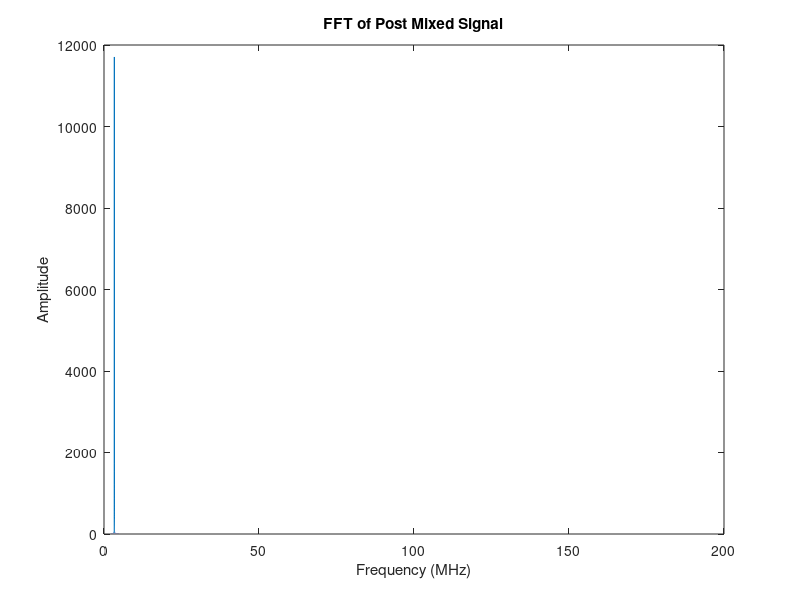
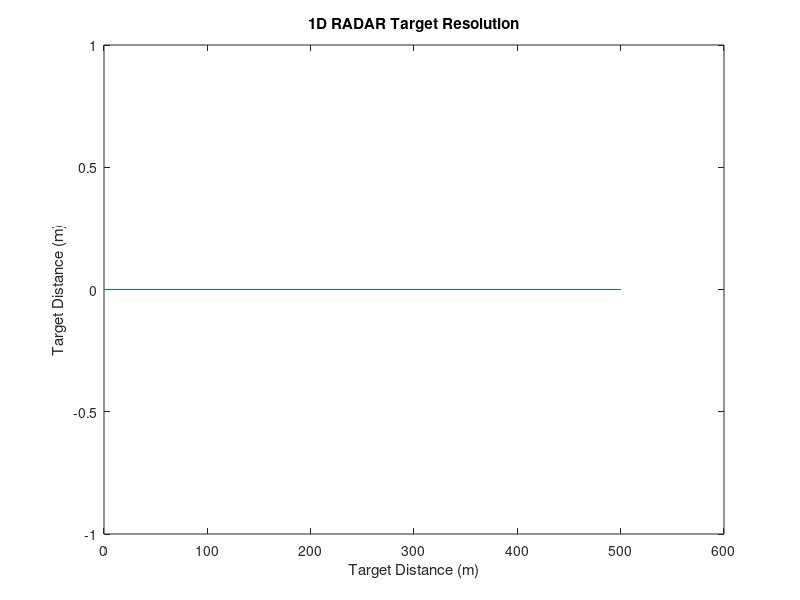

The MATLAB source for these figures, in order:
clear all
close all

% Define initial configuration
B = 1.0e9;  % linear sweep bandwidth
Tm = 0.001; % linear sweep period
fc = 75e9;  % base frequency
fn = 1/(72e6)*(1/4);  % 72 Msps (72 Megasamples per second) * (1/4) sample rate per channel
a1 = 1.0; % Transmit Amplitude

% Define the transmit signal
t = 0.0:Tm/1000:Tm; % discrete time vector
s1 = a1*cos(2*pi*fc.*t + pi*(B/Tm).*t.^2);
%figure
%plot(t/Tm,s1);
%xlabel('Relative Time t/Tm');
%ylabel('Amplitude (V)');
%title('Transmitted Linear Ramp Signal');

% Define the transmit signal frequency
phi = 2*pi*fc.*t + pi*(B/Tm).*t.^2;
F = fc + (B/Tm).*t;
%figure;
%plot(t/Tm, F/(1e9));
%xlabel('Relative Time t/Tm');
%ylabel('Frequency (GHz)');
%title('Frequency of Chirp Signal Over Chirp Period');

% Determine the frequency if target is stationary relative to antenna
r = 500; % 500 meter distance to target
c = 299792458; % speed of light (m/s)
tau = 2*r/c;
fbeat = B*tau / Tm;

% Compute discrete signal returned to the receiver antenna
a2 = 0.01;
s2 = a2*cos(2*pi*fc.*(t-tau) + pi*(B/Tm).*(t-tau).^2);
%figure
%plot(t/Tm,s2);
%xlabel('Relative Time t/Tm');
%ylabel('Amplitude (V)');
%title('Recieved Linear Ramp Signal');

% Compute the discrete signal coming out of the mixer
t = 0:fn:Tm; % new time vector representing sample time
a3 = 0.1;
s3 = a3*cos(2*pi*fbeat.*t + 2*pi*fc*tau - pi*(B/Tm)*tau^2);
%figure
%plot(t*1e6, s3);
%xlabel('Time (us)');
%ylabel('Post Mixer Amplitude (V)');
%title('Post Recieve Mixer Signal');

% Look at reflected power and transmission losses
Pt = 0.1; % watts transmitted power
omega = 1; % m^2 cross section
Gt = 10; % Transmit antenna gain
Glambda = 10; % Receive antenna gain
lambda = 0.003973509933774834; % Wavelength at 75.5 GHz
Pr = Pt*omega*Gt*Glambda*lambda^2/((4*pi)^3 * r^4);

% FFT of received signal
N = length(s3);
S3 = abs(fft(s3));               % Retain Magnitude
S3 = S3(1:N/2);                  % Discard Negative Frequencies
f = ((1/fn)*(0:N/2-1))/(N*1e6);  % Prepare freq data for plot

% Plot FFT of s3
figure
plot(f, S3);
xlabel('Frequency (MHz)');
ylabel('Amplitude');
title('FFT of Post Mixed Signal');

% Determine distance based on beat frequency
[val, loc] = max(S3);
dr = c/(2*B);
fm = 1/Tm;
R = 1e6*f(loc)*dr/fm;
figure
plot([0,R], [0,0]);
xlabel('Target Distance (m)');
ylabel('Target Distance (m)');
title('1D RADAR Target Resolution');